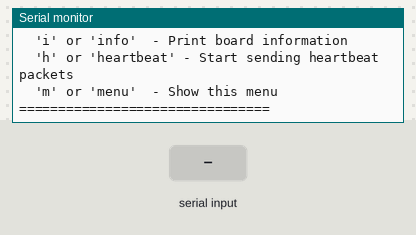
Recording of a program running on a simulated Arduino Mega 2560, built for the host (arithmetic inside an expression is 32-bit, double 64-bit). Parts: the last lines printed to the serial monitor. The test bench sets the inputs (shaded band). WiFi joins after 1.5 s; servers stay silent unless stated; random numbers use the default seed unless the program sets one.

Above: at 4.2 s.
4.3 s: "q\n" received over Serial
At 4.7 s:
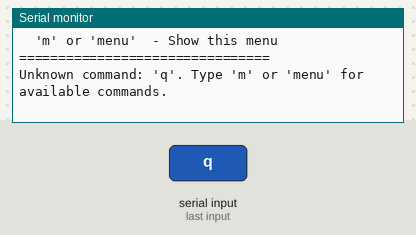
5.8 s: "quit\n" received over Serial
At 6.6 s:
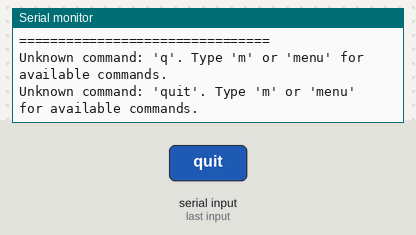
7.3 s: "h\n" received over Serial
At 7.9 s:
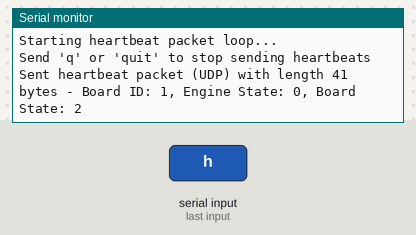
8.8 s: "q\n" received over Serial
At 9.7 s:
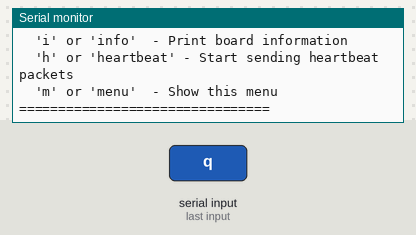

Measured:
- after the input at 4.3 s, the serial monitor: prints a new line after 0.05 s (image 1)
- after the input at 5.8 s, the serial monitor: prints a new line at once (image 2)
- after the input at 7.3 s, the serial monitor: prints a new line at once (image 3)
- after the input at 8.8 s, the serial monitor: prints a new line at once (image 4)

The program:

main.cpp
```cpp
#include <Ethernet.h>
#include <EthernetUdp.h>
#include <SPI.h>
#include <daq-protocol.h>

#include <cstring>

#define ETH_CLK_PIN 39
#define ETH_MISO_PIN 41
#define ETH_MOSI_PIN 40
#define ETH_CS_PIN 38

IPAddress staticIP(192, 168, 2, 100);
IPAddress gateway(192, 168, 2, 1);
IPAddress subnet(255, 255, 255, 0);
IPAddress dns(192, 168, 2, 1);
IPAddress receiverIP(192, 168, 2, 20);
const int receiverPort = 5006;
EthernetUDP udp;

byte mac[] = {0xDE, 0xAD, 0xBE, 0xEF, 0xFE, 0xED};

// ============================================================================
// INITIALIZATION
// ============================================================================

void setup() {
    Serial.begin(115200);
    Serial.println("Ethernet Test Send Packet Suite");
    Serial.println("================================");

    // Start SPI with custom pins
    SPI.begin(ETH_CLK_PIN, ETH_MISO_PIN, ETH_MOSI_PIN, ETH_CS_PIN);
    delay(1000);

    // Initialize Ethernet with CS pin
    Ethernet.init(ETH_CS_PIN);
    delay(1000);

    // Start Ethernet with static IP
    Ethernet.begin(mac, staticIP, dns, gateway, subnet);
    delay(1000);

    // Start UDP
    udp.begin(5005);

    // Print board information at initialization
    Serial.println("\nInitial Board Configuration:");
    printBoardInfo();
    Serial.println("\nEntering CLI mode...\n");
    printMenu();
}

// ============================================================================
// BOARD INFORMATION
// ============================================================================

/**
 * @brief Prints all board networking information to Serial
 */
void printBoardInfo() {
    Serial.println("--- Board Network Information ---");

    // IP Configuration
    Serial.print("Static IP: ");
    Serial.println(Ethernet.localIP());
    Serial.print("Gateway: ");
    Serial.println(gateway);
    Serial.print("Subnet Mask: ");
    Serial.println(subnet);
    Serial.print("DNS Server: ");
    Serial.println(dns);

    // MAC Address
    Serial.print("MAC Address: ");
    for (int i = 0; i < 6; i++) {
        if (i > 0)
            Serial.print(":");
        if (mac[i] < 0x10)
            Serial.print("0");
        Serial.print(mac[i], HEX);
    }
    Serial.println();

    // UDP Configuration
    Serial.print("UDP Local Port: ");
    Serial.println(5005);
    Serial.print("UDP Receiver IP: ");
    Serial.print(receiverIP);
    Serial.print(":");
    Serial.println(receiverPort);

    // Ethernet Link Status
    Serial.print("Ethernet Link Status: ");
    if (Ethernet.linkStatus() == LinkON) {
        Serial.println("Connected");
    } else if (Ethernet.linkStatus() == LinkOFF) {
        Serial.println("Disconnected");
    } else {
        Serial.println("Unknown");
    }

    Serial.println("--------------------------------");
}

// ============================================================================
// PACKET SENDING FUNCTIONS
// ============================================================================

/**
 * @brief Sends an example message in the old format (string-based)
 * This is the original implementation for testing basic UDP communication
 */
void sendExampleMessage() {
    String sensorValue = "Example data: " + String(random(0, 100));
    unsigned long timestamp = millis();
    String dataToSend =
        sensorValue + ", Timestamp: " + String(timestamp) + "\n";

    // Convert to C-string
    int dataLength = dataToSend.length();
    char dataBuffer[dataLength + 1];
    dataToSend.toCharArray(dataBuffer, dataLength + 1);

    // Send UDP packet
    udp.beginPacket(receiverIP, receiverPort);
    udp.write(dataBuffer, dataLength);
    udp.endPacket();

    Serial.print("Sent (UDP) with length " + String(dataLength) + ": ");
    Serial.print(dataToSend);
}

/**
 * @brief Creates and sends a Board Heartbeat packet using DiabloComms library
 * This uses the proper packet encoding format defined in the DAQv2-Comms
 * library
 * @return true if packet was sent successfully, false otherwise
 */
bool sendHeartbeatPacket() {
    // Prepare heartbeat packet data
    daq::BoardHeartbeatPacket heartbeatData;
    memset(heartbeatData.firmware_hash, 0, sizeof(heartbeatData.firmware_hash));
    heartbeatData.board_id = 1;                           // Change as needed
    heartbeatData.engine_state = daq::EngineState::SAFE;  // Change as needed
    heartbeatData.board_state = daq::BoardState::ACTIVE;  // Change as needed

    // Create the encoded packet
    uint8_t packetBuffer[MAX_PACKET_SIZE];
    size_t packetSize = daq::create_board_heartbeat_packet(
        heartbeatData, millis(), packetBuffer, sizeof(packetBuffer));

    if (packetSize == 0) {
        Serial.println("Error: Failed to create heartbeat packet");
        return false;
    }

    // Send UDP packet
    udp.beginPacket(receiverIP, receiverPort);
    udp.write(packetBuffer, packetSize);
    udp.endPacket();

    Serial.print("Sent heartbeat packet (UDP) with length ");
    Serial.print(packetSize);
    Serial.print(" bytes - Board ID: ");
    Serial.print(heartbeatData.board_id);
    Serial.print(", Engine State: ");
    Serial.print(static_cast<int>(heartbeatData.engine_state));
    Serial.print(", Board State: ");
    Serial.println(static_cast<int>(heartbeatData.board_state));

    return true;
}

/**
 * @brief Continuously sends heartbeat packets until user cancels
 * Checks for Serial input to allow cancellation
 */
void startHeartbeatLoop() {
    Serial.println("\nStarting heartbeat packet loop...");
    Serial.println("Send 'q' or 'quit' to stop sending heartbeats\n");

    unsigned long lastSendTime = 0;
    const unsigned long heartbeatInterval =
        1000;  // 1 second between heartbeats

    while (true) {
        // Check for user input to quit
        if (Serial.available() > 0) {
            String input = Serial.readStringUntil('\n');
            input.trim();
            input.toLowerCase();

            if (input == "q" || input == "quit") {
                Serial.println(
                    "\nStopping heartbeat loop. Returning to CLI...\n");
                return;
            }
        }

        // Send heartbeat at specified interval
        unsigned long currentTime = millis();
        if (currentTime - lastSendTime >= heartbeatInterval) {
            sendHeartbeatPacket();
            lastSendTime = currentTime;
        }

        delay(10);  // Small delay to prevent overwhelming the serial buffer
    }
}

// ============================================================================
// CLI INTERFACE
// ============================================================================

/**
 * @brief Prints the CLI menu options
 */
void printMenu() {
    Serial.println("=== Ethernet Test Suite CLI ===");
    Serial.println("Commands:");
    Serial.println("  'i' or 'info'  - Print board information");
    Serial.println("  'h' or 'heartbeat' - Start sending heartbeat packets");
    Serial.println("  'm' or 'menu'  - Show this menu");
    Serial.println("================================\n");
}

/**
 * @brief Processes CLI commands from Serial input
 */
void processCLI() {
    if (Serial.available() > 0) {
        String input = Serial.readStringUntil('\n');
        input.trim();
        input.toLowerCase();

        if (input.length() == 0) {
            return;  // Empty input, ignore
        }

        if (input == "i" || input == "info") {
            Serial.println();
            printBoardInfo();
            Serial.println();
        } else if (input == "h" || input == "heartbeat") {
            startHeartbeatLoop();
            printMenu();
        } else if (input == "m" || input == "menu") {
            printMenu();
        } else {
            Serial.print("Unknown command: '");
            Serial.print(input);
            Serial.println("'. Type 'm' or 'menu' for available commands.");
        }
    }
}

void loop() {
    // Process CLI commands
    processCLI();

    // Small delay to prevent overwhelming the system
    delay(50);
}
```
